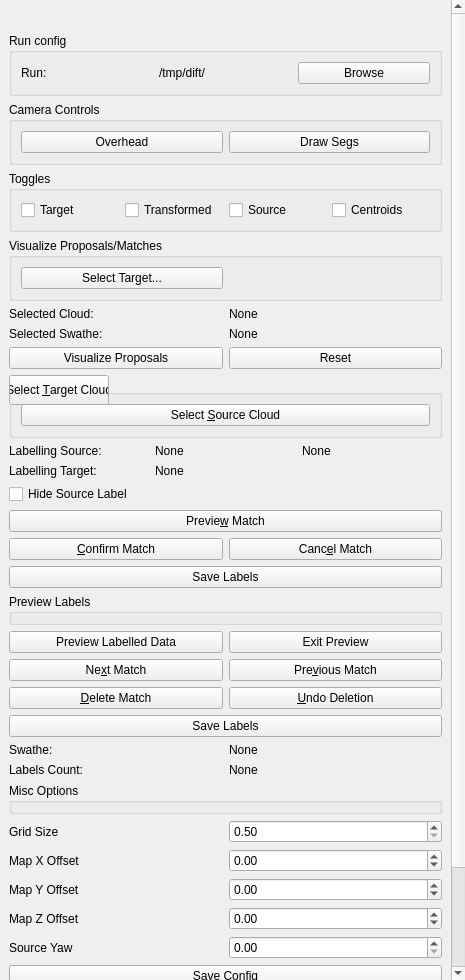
<?xml version="1.0" encoding="UTF-8"?>
<ui version="4.0">
  <class>panel</class>
  <widget class="QWidget" name="panel">
    <property name="geometry">
      <rect>
        <x>0</x>
        <y>0</y>
        <width>465</width>
        <height>980</height>
      </rect>
    </property>
    <property name="windowTitle">
      <string>Dift Driver</string>
    </property>
    <layout class="QVBoxLayout" name="verticalLayout_3">
      <property name="spacing">
        <number>0</number>
      </property>
      <property name="margin">
        <number>0</number>
      </property>
      <item>
        <widget class="QScrollArea" name="scrollArea">
          <property name="sizePolicy">
            <sizepolicy hsizetype="MinimumExpanding" vsizetype="Expanding">
              <horstretch>0</horstretch>
              <verstretch>0</verstretch>
            </sizepolicy>
          </property>
          <property name="frameShape">
            <enum>QFrame::NoFrame</enum>
          </property>
          <property name="horizontalScrollBarPolicy">
            <enum>Qt::ScrollBarAlwaysOff</enum>
          </property>
          <property name="widgetResizable">
            <bool>true</bool>
          </property>
          <widget class="QWidget" name="scrollAreaWidgetContents">
            <property name="geometry">
              <rect>
                <x>0</x>
                <y>0</y>
                <width>465</width>
                <height>980</height>
              </rect>
            </property>
            <layout class="QVBoxLayout" name="verticalLayout_5">
              <item>
                <widget class="QWidget" name="widget" native="true">
                  <layout class="QVBoxLayout" name="verticalLayout_2"/>
                </widget>
              </item>
              <item>
                <widget class="QGroupBox" name="diftCameraControl">
                  <property name="minimumSize">
                    <size>
                      <width>0</width>
                      <height>0</height>
                    </size>
                  </property>
                  <property name="title">
                    <string>Run config</string>
                  </property>
                  <property name="flat">
                    <bool>false</bool>
                  </property>
                  <layout class="QHBoxLayout" name="horizontalLayout_1">
                    <item>
                      <widget class="QLabel" name="loadSegmentsLocationLabel">
                        <property name="text">
                          <string>Run:</string>
                        </property>
                      </widget>
                    </item>
                    <item>
                      <widget class="QLabel" name="loadSegmentsLocationText">
                        <property name="text">
                          <string>/tmp/dift/</string>
                        </property>
                      </widget>
                    </item>
                    <item>
                      <widget class="QPushButton" name="loadSegmentsLocationButton">
                        <property name="text">
                          <string>Browse</string>
                        </property>
                      </widget>
                    </item>
                  </layout>
                </widget>
              </item>
              <item>
                <widget class="QGroupBox" name="diftCameraControl">
                  <property name="minimumSize">
                    <size>
                      <width>0</width>
                      <height>0</height>
                    </size>
                  </property>
                  <property name="title">
                    <string>Camera Controls</string>
                  </property>
                  <property name="flat">
                    <bool>false</bool>
                  </property>
                  <layout class="QHBoxLayout" name="horizontalLayout_2">
                    <item>
                      <widget class="QPushButton" name="overheadButton">
                        <property name="text">
                          <string>Overhead</string>
                        </property>
                      </widget>
                    </item>
                    <item>
                      <widget class="QPushButton" name="drawSegmentsButton">
                        <property name="text">
                          <string>Draw Segs</string>
                        </property>
                      </widget>
                    </item>
                  </layout>
                </widget>
              </item>
              <item>
                <widget class="QGroupBox" name="diftToggleColours">
                  <property name="minimumSize">
                    <size>
                      <width>0</width>
                      <height>0</height>
                    </size>
                  </property>
                  <property name="title">
                    <string>Toggles</string>
                  </property>
                  <property name="flat">
                    <bool>false</bool>
                  </property>
                  <layout class="QHBoxLayout" name="horizontalLayout_3">
                    <item>
                      <widget class="QCheckBox" name="targetColorCheckBox">
                        <property name="text">
                          <string>Target</string>
                        </property>
                      </widget>
                    </item>
                    <item>
                      <widget class="QCheckBox" name="transformedTargetColorCheckBox">
                        <property name="text">
                          <string>Transformed</string>
                        </property>
                      </widget>
                    </item>
                    <item>
                      <widget class="QCheckBox" name="sourceColorCheckBox">
                        <property name="text">
                          <string>Source</string>
                        </property>
                      </widget>
                    </item>
                    <item>
                      <widget class="QCheckBox" name="centroidsCheckBox">
                        <property name="text">
                          <string>Centroids</string>
                        </property>
                      </widget>
                    </item>
                  </layout>
                </widget>
              </item>
              <item>
                <widget class="QGroupBox" name="proposalPicker">
                  <property name="minimumSize">
                    <size>
                      <width>0</width>
                      <height>0</height>
                    </size>
                  </property>
                  <property name="title">
                    <string>Visualize Proposals/Matches</string>
                  </property>
                  <property name="flat">
                    <bool>false</bool>
                  </property>
                  <layout class="QHBoxLayout" name="horizontalLayout_4">
                    <item>
                      <widget class="QPushButton" name="setTargetButton">
                        <property name="text">
                          <string>Select Target...</string>
                        </property>
                      </widget>
                    </item>
                    <item>
                      <widget class="QLabel" name="selectedObjectNameLabel">
                        <property name="text">
                          <string/>
                        </property>
                      </widget>
                    </item>
                  </layout>
                </widget>
              </item>
              <item>
                <layout class="QHBoxLayout" name="horizontalLayout_5">
                  <item>
                    <widget class="QLabel" name="label">
                      <property name="text">
                        <string>Selected Cloud:</string>
                      </property>
                    </widget>
                  </item>
                  <item>
                    <widget class="QLabel" name="selectedProposalSourceCloudText">
                      <property name="text">
                        <string>None</string>
                      </property>
                    </widget>
                  </item>
                </layout>
              </item>
              <item>
                <layout class="QHBoxLayout" name="horizontalLayout_6">
                  <item>
                    <widget class="QLabel" name="label">
                      <property name="text">
                        <string>Selected Swathe:</string>
                      </property>
                    </widget>
                  </item>
                  <item>
                    <widget class="QLabel" name="selectedProposalSwatheText">
                      <property name="text">
                        <string>None</string>
                      </property>
                    </widget>
                  </item>
                </layout>
              </item>
              <item>
                <layout class="QHBoxLayout" name="horizontalLayout_7">
                  <item>
                    <widget class="QPushButton" name="visualizeProposalsButton">
                      <property name="text">
                        <string>Visualize Proposals</string>
                      </property>
                    </widget>
                  </item>
                  <item>
                    <widget class="QPushButton" name="resetVisualizationButton">
                      <property name="text">
                        <string>Reset</string>
                      </property>
                    </widget>
                  </item>
                </layout>
              </item>
              <item>
                <widget class="QGroupBox" name="labelling">
                  <property name="minimumSize">
                    <size>
                      <width>0</width>
                      <height>0</height>
                    </size>
                  </property>
                  <property name="title">
                    <string>Label Segments</string>
                  </property>
                  <property name="flat">
                    <bool>false</bool>
                  </property>
                  <layout class="QHBoxLayout" name="horizontalLayout_8">
                    <item>
                      <widget class="QPushButton" name="setSourceCloud">
                        <property name="text">
                          <string>Select &amp;Source Cloud</string>
                        </property>
                      </widget>
                    </item>
                  </layout>
                  <layout class="QHBoxLayout" name="horizontalLayout_9">
                    <item>
                      <widget class="QPushButton" name="setTargetCloud">
                        <property name="text">
                          <string>Select &amp;Target Cloud</string>
                        </property>
                      </widget>
                    </item>
                  </layout>
                </widget>
              </item>
              <item>
                <layout class="QHBoxLayout" name="horizontalLayout_10">
                  <item>
                    <widget class="QLabel" name="label">
                      <property name="text">
                        <string>Labelling Source:</string>
                      </property>
                    </widget>
                  </item>
                  <item>
                    <widget class="QLabel" name="selectedSourceSegmentLabel">
                      <property name="text">
                        <string>None</string>
                      </property>
                    </widget>
                  </item>
                  <item>
                    <widget class="QLabel" name="selectedSourceSegmentSwatheLabel">
                      <property name="text">
                        <string>None</string>
                      </property>
                    </widget>
                  </item>
                </layout>
              </item>
              <item>
                <layout class="QHBoxLayout" name="horizontalLayout_11">
                  <item>
                    <widget class="QLabel" name="label">
                      <property name="text">
                        <string>Labelling Target: </string>
                      </property>
                    </widget>
                  </item>
                  <item>
                    <widget class="QLabel" name="selectedTargetSegmentLabel">
                      <property name="text">
                        <string>None</string>
                      </property>
                    </widget>
                  </item>
                  <item>
                    <widget class="QLabel">
                      <property name="text">
                        <string></string>
                      </property>
                    </widget>
                  </item>
                </layout>
              </item>
              <item>
                <layout class="QHBoxLayout" name="horizontalLayout_12">
                  <item>
                    <widget class="QCheckBox" name="hideSourceLabelCheckBox">
                      <property name="text">
                        <string>Hide Source Label</string>
                      </property>
                    </widget>
                  </item>
                </layout>
              </item>
              <item>
                <layout class="QHBoxLayout" name="horizontalLayout_13">
                  <item>
                    <widget class="QPushButton" name="previewLabelButton">
                      <property name="text">
                        <string>Previe&amp;w Match</string>
                      </property>
                    </widget>
                  </item>
                </layout>
              </item>
              <item>
                <layout class="QHBoxLayout" name="horizontalLayout_14">
                  <item>
                    <widget class="QPushButton" name="confirmLabelButton">
                      <property name="text">
                        <string>&amp;Confirm Match</string>
                      </property>
                    </widget>
                  </item>
                  <item>
                    <widget class="QPushButton" name="cancelLabelButton">
                      <property name="text">
                        <string>Canc&amp;el Match</string>
                      </property>
                    </widget>
                  </item>
                </layout>
              </item>
              <item>
                <layout class="QHBoxLayout" name="horizontalLayout_15">
                  <item>
                    <widget class="QPushButton" name="saveLabelButton">
                      <property name="text">
                        <string>Save Labels</string>
                      </property>
                    </widget>
                  </item>
                </layout>
              </item>
              <item>
                <widget class="QGroupBox" name="preivewLabelling">
                  <property name="minimumSize">
                    <size>
                      <width>0</width>
                      <height>0</height>
                    </size>
                  </property>
                  <property name="title">
                    <string>Preview Labels</string>
                  </property>
                  <property name="flat">
                    <bool>false</bool>
                  </property>
                </widget>
              </item>
              <item>
                <layout class="QHBoxLayout" name="horizontalLayout_16">
                  <item>
                    <widget class="QPushButton" name="previewLabelledDataButton">
                      <property name="text">
                        <string>Preview Labelled Data</string>
                      </property>
                    </widget>
                  </item>
                  <item>
                    <widget class="QPushButton" name="exitPreviewLabelledDataButton">
                      <property name="text">
                        <string>Exit Preview</string>
                      </property>
                    </widget>
                  </item>
                </layout>
              </item>
              <item>
                <layout class="QHBoxLayout" name="horizontalLayout_17">
                  <item>
                    <widget class="QPushButton" name="nextMatchButton">
                      <property name="text">
                        <string>Ne&amp;xt Match</string>
                      </property>
                    </widget>
                  </item>
                  <item>
                    <widget class="QPushButton" name="previousMatchButton">
                      <property name="text">
                        <string>Pre&amp;vious Match</string>
                      </property>
                    </widget>
                  </item>
                </layout>
              </item>
              <item>
                <layout class="QHBoxLayout" name="horizontalLayout_18">
                  <item>
                    <widget class="QPushButton" name="deleteMatchButton">
                      <property name="text">
                        <string>&amp;Delete Match</string>
                      </property>
                    </widget>
                  </item>
                  <item>
                    <widget class="QPushButton" name="undoDeleteMatchButton">
                      <property name="text">
                        <string>&amp;Undo Deletion</string>
                      </property>
                    </widget>
                  </item>
                </layout>
              </item>
              <item>
                <layout class="QHBoxLayout" name="horizontalLayout_18">
                  <item>
                    <widget class="QPushButton" name="saveLabelledMatchesButton">
                      <property name="text">
                        <string>Save Labels</string>
                      </property>
                    </widget>
                  </item>
                </layout>
              </item>
              <item>
                <layout class="QHBoxLayout" name="horizontalLayout_19">
                  <item>
                    <widget class="QLabel" name="label">
                      <property name="text">
                        <string>Swathe:</string>
                      </property>
                    </widget>
                  </item>
                  <item>
                    <widget class="QLabel" name="labelledDataSwatheIdLabel">
                      <property name="text">
                        <string>None</string>
                      </property>
                    </widget>
                  </item>
                </layout>
              </item>
              <item>
                <layout class="QHBoxLayout" name="horizontalLayout_20">
                  <item>
                    <widget class="QLabel" name="label">
                      <property name="text">
                        <string>Labels Count:</string>
                      </property>
                    </widget>
                  </item>
                  <item>
                    <widget class="QLabel" name="labelledDataShownSegments">
                      <property name="text">
                        <string>None</string>
                      </property>
                    </widget>
                  </item>
                </layout>
              </item>
              <item>
                <widget class="QGroupBox" name="previewLabelling">
                  <property name="minimumSize">
                    <size>
                      <width>0</width>
                      <height>0</height>
                    </size>
                  </property>
                  <property name="title">
                    <string>Misc Options</string>
                  </property>
                  <property name="flat">
                    <bool>false</bool>
                  </property>
                </widget>
              </item>
              <item>
                <layout class="QHBoxLayout" name="horizontalLayout_21">
                  <item>
                    <widget class="QLabel" name="label">
                      <property name="text">
                        <string>Grid Size</string>
                      </property>
                    </widget>
                  </item>
                  <item>
                    <widget class="QDoubleSpinBox" name="gridSizeSpinBox">
                      <property name="maximum">
                        <double>20.000000000000000</double>
                      </property>
                      <property name="minimum">
                        <double>0.500000000000000</double>
                      </property>
                      <property name="singleStep">
                        <double>0.50000000000000</double>
                      </property>
                      <property name="value">
                        <double>0.500000000000000</double>
                      </property>
                    </widget>
                  </item>
                </layout>
              </item>
              <item>
                <layout class="QHBoxLayout" name="horizontalLayout_22">
                  <item>
                    <widget class="QLabel" name="label">
                      <property name="text">
                        <string>Map X Offset</string>
                      </property>
                    </widget>
                  </item>
                  <item>
                    <widget class="QDoubleSpinBox" name="mapXOffsetSpinBox">
                      <property name="maximum">
                        <double>5000.000000000000000</double>
                      </property>
                      <property name="minimum">
                        <double>-5000.00000000000000</double>
                      </property>
                      <property name="singleStep">
                        <double>0.50000000000000</double>
                      </property>
                      <property name="value">
                        <double>0.00000000000000</double>
                      </property>
                    </widget>
                  </item>
                </layout>
              </item>
              <item>
                <layout class="QHBoxLayout" name="horizontalLayout_23">
                  <item>
                    <widget class="QLabel" name="label">
                      <property name="text">
                        <string>Map Y Offset</string>
                      </property>
                    </widget>
                  </item>
                  <item>
                    <widget class="QDoubleSpinBox" name="mapYOffsetSpinBox">
                      <property name="maximum">
                        <double>5000.000000000000000</double>
                      </property>
                      <property name="minimum">
                        <double>-5000.00000000000000</double>
                      </property>
                      <property name="singleStep">
                        <double>0.50000000000000</double>
                      </property>
                      <property name="value">
                        <double>0.00000000000000</double>
                      </property>
                    </widget>
                  </item>
                </layout>
              </item>
              <item>
                <layout class="QHBoxLayout" name="horizontalLayout_24">
                  <item>
                    <widget class="QLabel" name="label">
                      <property name="text">
                        <string>Map Z Offset</string>
                      </property>
                    </widget>
                  </item>
                  <item>
                    <widget class="QDoubleSpinBox" name="mapZOffsetSpinBox">
                      <property name="maximum">
                        <double>500.000000000000000</double>
                      </property>
                      <property name="minimum">
                        <double>-500.00000000000000</double>
                      </property>
                      <property name="singleStep">
                        <double>0.50000000000000</double>
                      </property>
                      <property name="value">
                        <double>0.00000000000000</double>
                      </property>
                    </widget>
                  </item>
                </layout>
              </item>
              <item>
                <layout class="QHBoxLayout" name="horizontalLayout_25">
                  <item>
                    <widget class="QLabel" name="label">
                      <property name="text">
                        <string>Source Yaw</string>
                      </property>
                    </widget>
                  </item>
                  <item>
                    <widget class="QDoubleSpinBox" name="sourceOffsetSpinBox">
                      <property name="maximum">
                        <double>360.000000000000000</double>
                      </property>
                      <property name="minimum">
                        <double>0.00000000000000</double>
                      </property>
                      <property name="singleStep">
                        <double>0.50000000000000</double>
                      </property>
                      <property name="value">
                        <double>0.00000000000000</double>
                      </property>
                    </widget>
                  </item>
                </layout>
              </item>
              <item>
                <layout class="QHBoxLayout" name="horizontalLayout_26">
                  <item>
                    <widget class="QPushButton" name="saveConfig">
                      <property name="text">
                        <string>Save Config</string>
                      </property>
                    </widget>
                  </item>
                </layout>
              </item>
              <item>
                <widget class="QGroupBox" name="labelling">
                  <property name="minimumSize">
                    <size>
                      <width>0</width>
                      <height>0</height>
                    </size>
                  </property>
                  <property name="title">
                    <string>Preview Statistics</string>
                  </property>
                  <property name="flat">
                    <bool>false</bool>
                  </property>
                  <layout class="QHBoxLayout" name="horizontalLayout_27">
                    <item>
                      <widget class="QPushButton" name="viewTableStatsButton">
                        <property name="text">
                          <string>View Segmens stats</string>
                        </property>
                      </widget>
                    </item>
                  </layout>
                </widget>
              </item>
              <item>
                <layout class="QHBoxLayout" name="horizontalLayout_28">
                  <item>
                    <widget class="QPushButton" name="visualizeFeatureSpaceButton">
                      <property name="text">
                        <string>Visualize Feature Space</string>
                      </property>
                    </widget>
                  </item>
                </layout>
              </item>
              <item>
                <spacer name="verticalSpacer">
                  <property name="orientation">
                    <enum>Qt::Vertical</enum>
                  </property>
                  <property name="sizeHint" stdset="0">
                    <size>
                      <width>17</width>
                      <height>0</height>
                    </size>
                  </property>
                </spacer>
              </item>
            </layout>
          </widget>
        </widget>
      </item>
    </layout>
  </widget>
  <resources/>
  <connections/>
</ui>
